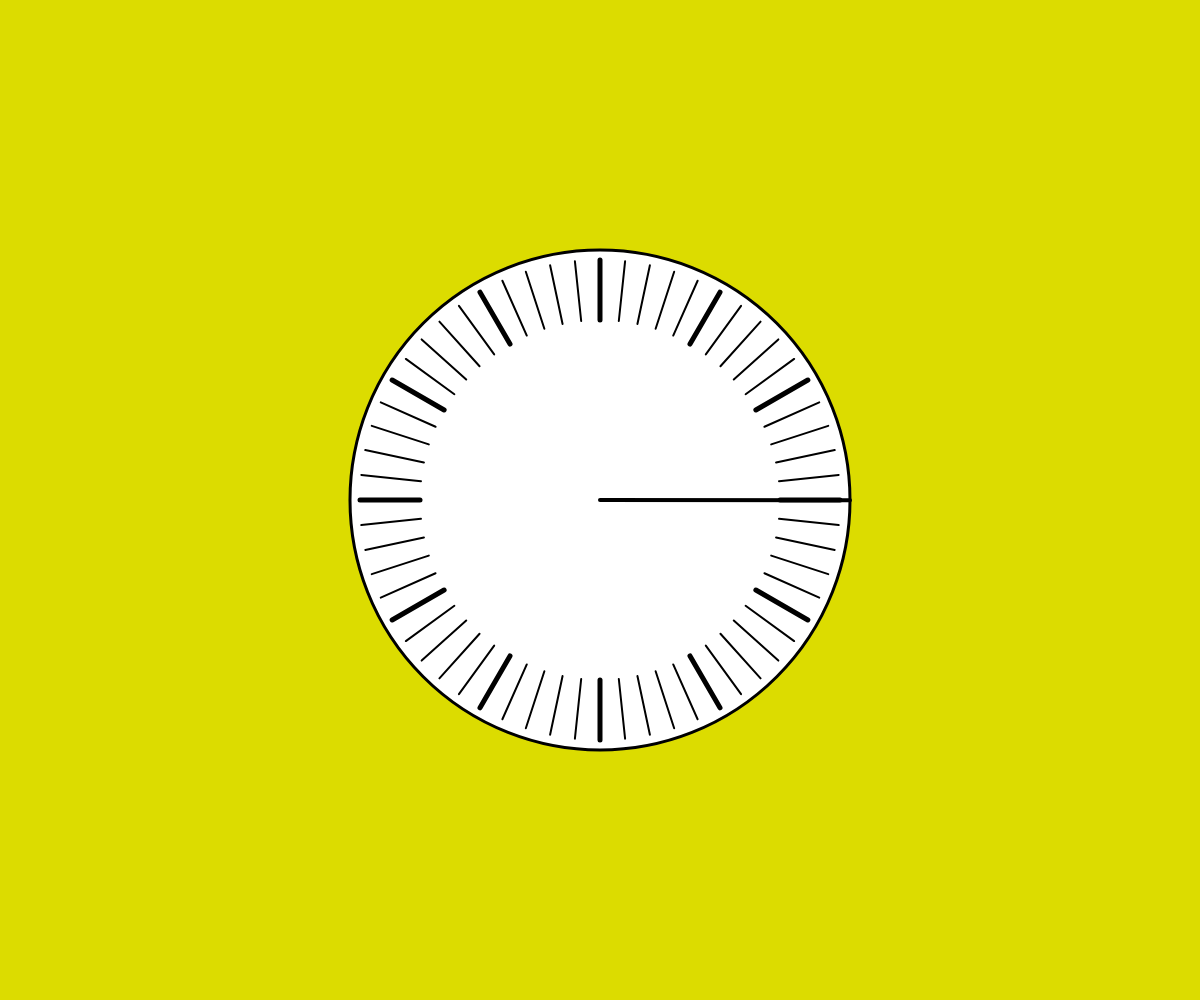
Frame 1 (no input)
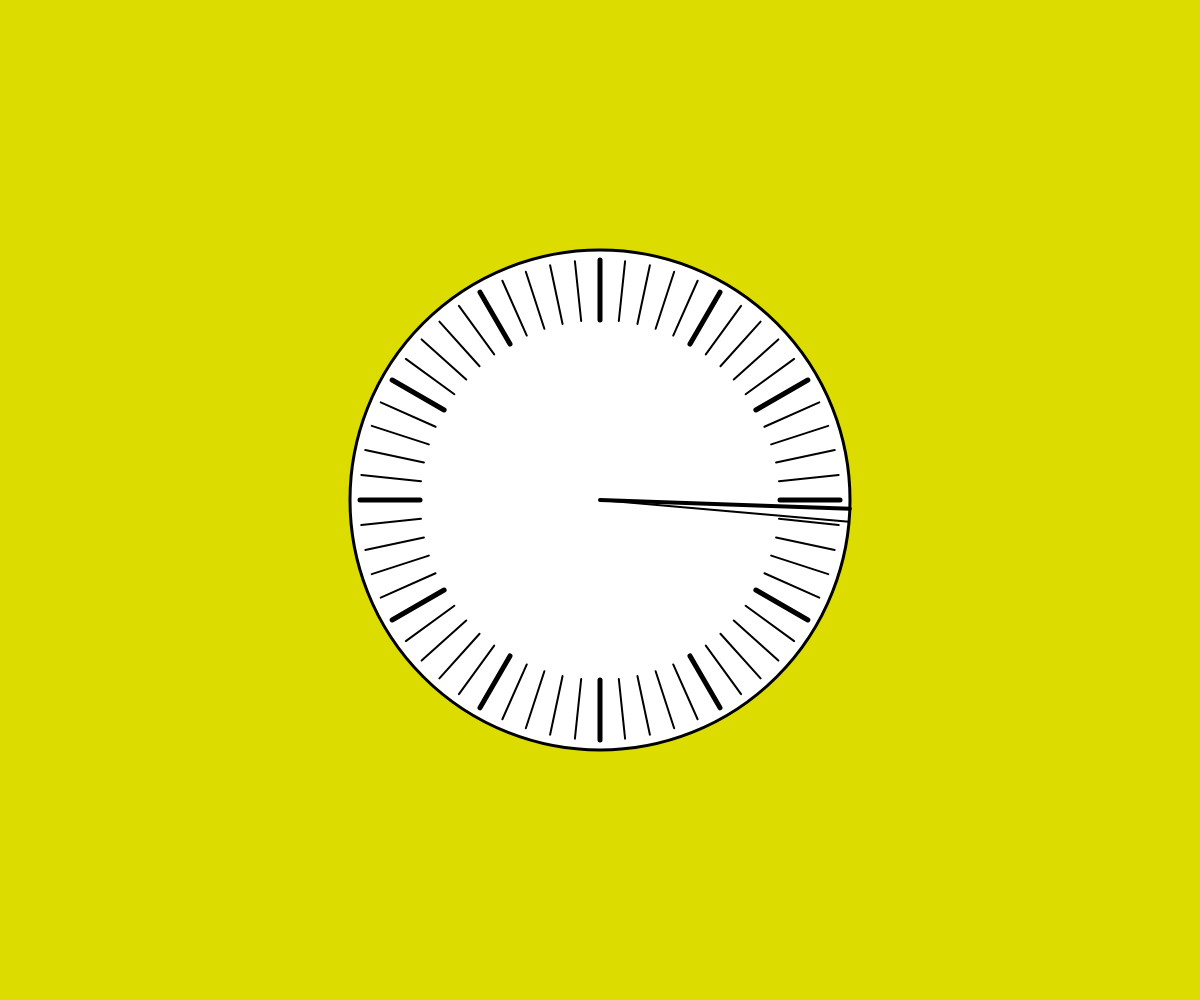
Frame 60 (no input)
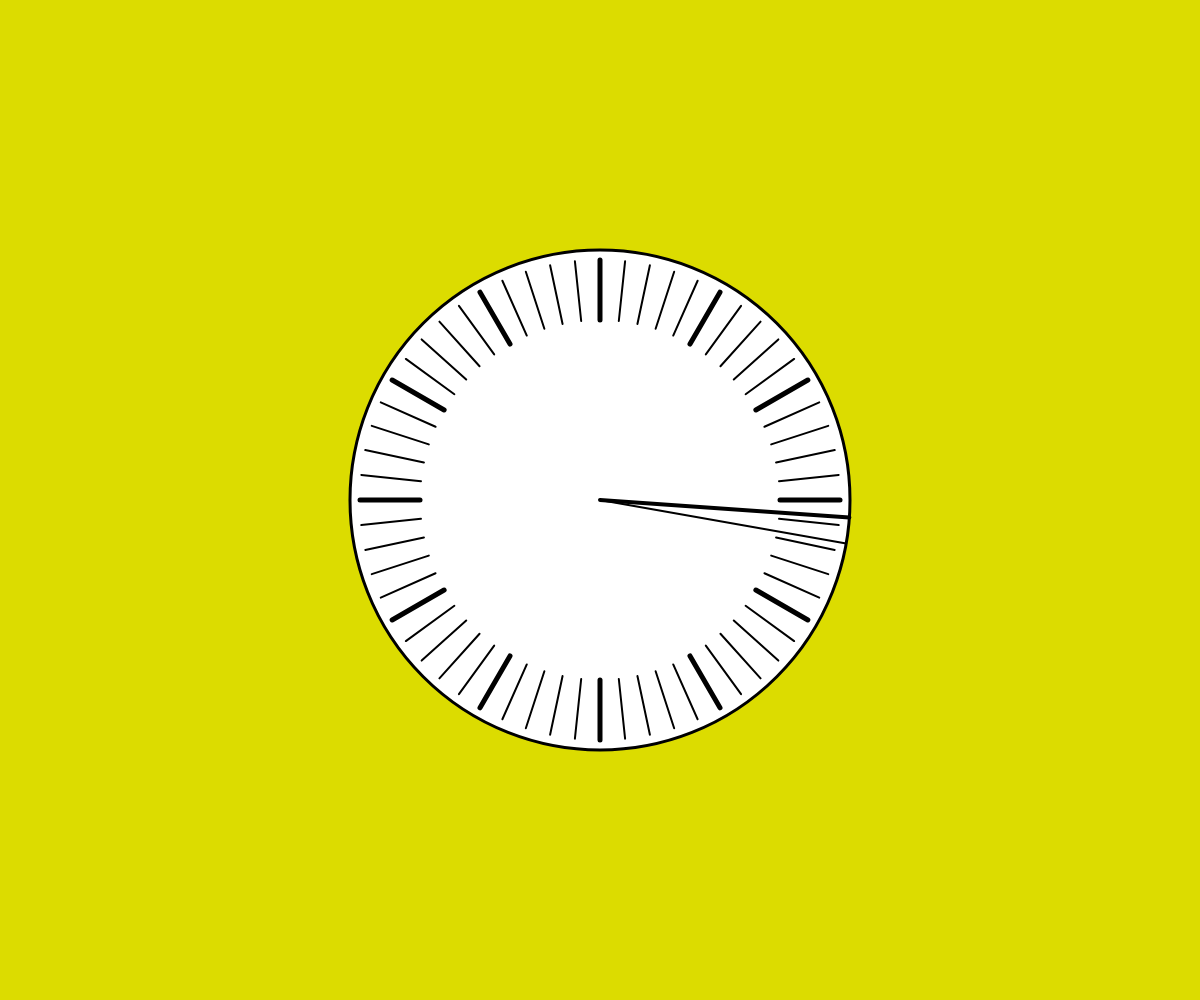
Frame 120 (the mouse pressed at the canvas centre since frame 60)

The p5.js sketch that drew these frames (run headless with seeded random() and noise() and a simulated clock; from frame 60 on, the mouse is pressed at the canvas centre):

// p5.js sketch
// ── sketch.js
// Project Title
// Your Name
// Date
//
// Extra for Experts:
// - describe what you did to take this project "above and beyond"


function setup() {
  createCanvas(windowWidth, windowHeight);
}

function draw() {
  background(220, 220 ,0);
  push();
  translate(width/2, height/2);
  strokeWeight(3);
  ellipse(0,0, 500,500);

  for (let i = 0; i < 360; i += 6){
    push();
    rotate(radians(i));
    if(i % 30 === 0 ){
      strokeWeight(5);
      line(180,0,240,0);

    }
    else{
      strokeWeight(2);
      line(180,0,240,0);
    }
    
    pop();
  }
  push();
  rotate(radians(frameCount/12));
  strokeWeight(2);
  line(0,0, 250,0);

  pop();

  push();
  rotate(radians(frameCount/30));
  strokeWeight(4);
  line(0,0, 250,0);


  pop();




  pop();
}
